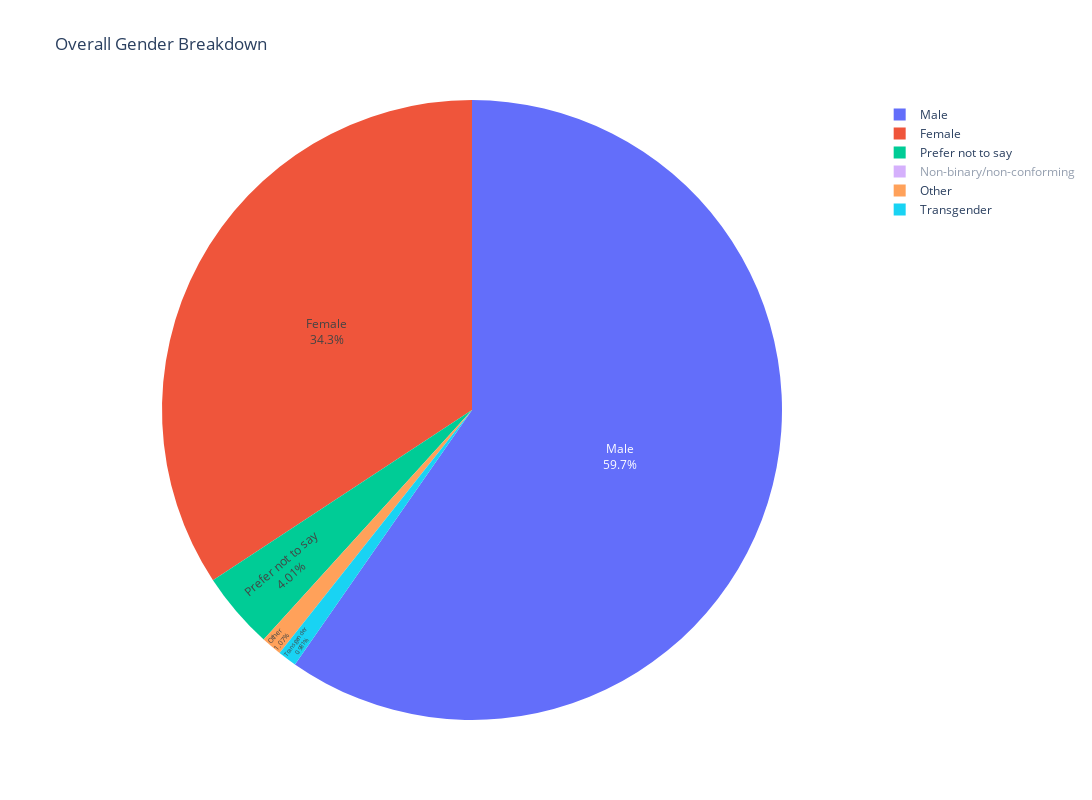

Write notebook code for a chart like this one.
### Code cell
import plotly.express as px
labels = overall_gender_df.index
data = overall_gender_df['Number of Genders'].tolist()
fig = px.pie(overall_gender_df, values='Number of Genders', names=labels, title='Overall Gender Breakdown')
fig.update_traces(textposition='inside', textinfo='percent+label')
fig.update_layout(width=1400,height=800,)
fig.show()

### Figure 1 — Plotly figure (JSON) as saved in the notebook; plotly's stock layout.template omitted (floating-point values rounded to 4 significant figures)
{"data": [{"domain": {"x": [0, 1], "y": [0, 1]}, "hovertemplate": "Gender=%{label}<br>Number of Genders=%{value}<extra></extra>", "labels": ["Female", "Male", "Non-binary/non-conforming", "Other", "Prefer not to say", "Transgender"], "legendgroup": "", "name": "", "showlegend": true, "textinfo": "percent+label", "textposition": "inside", "type": "pie", "values": [3388, 5902, 110, 106, 397, 97]}], "layout": {"height": 800, "hiddenlabels": ["Non-binary/non-conforming"], "legend": {"tracegroupgap": 0}, "title": {"text": "Overall Gender Breakdown"}, "width": 1400}}
